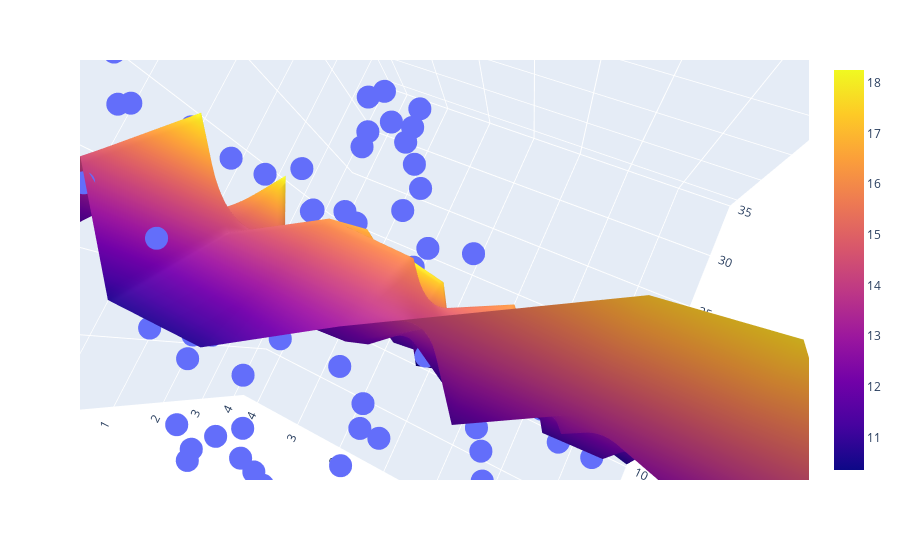

Notebook code cell kept with this figure:
### Code cell
fig = px.scatter_3d(x=x.ravel(), y=y.ravel(), z=z.ravel())

fig.add_trace(go.Surface(x = x_input, y = y_input, z =z_final))

fig.update_layout(scene = dict(zaxis = dict(range=[0,35])))

fig.show()
